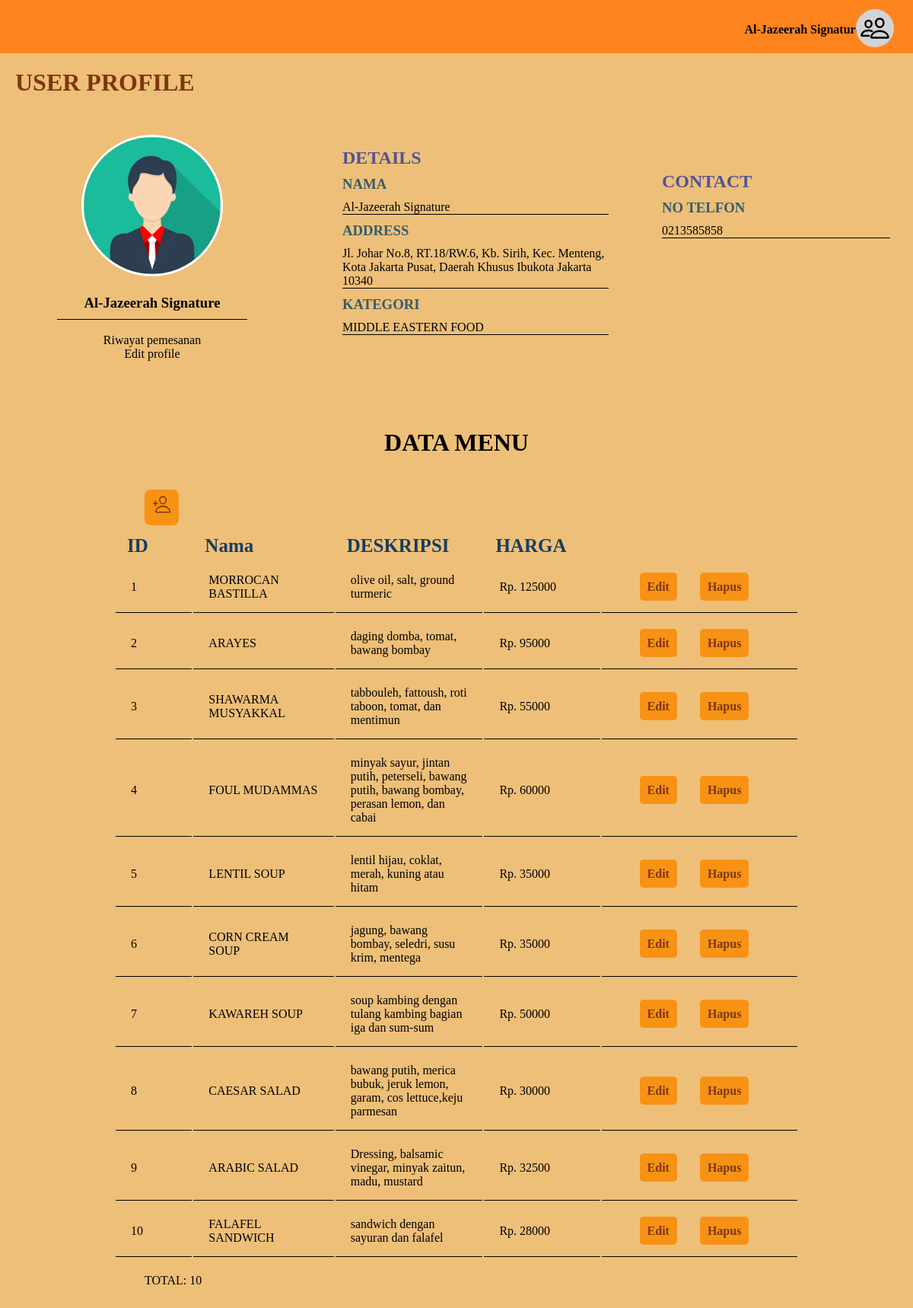
/resto/aljazeerah.php, run on the app's committed database.
### tables this page shows
CREATE TABLE `presto` (
  `ID` int(50) NOT NULL,
  `NAMA` varchar(255) NOT NULL,
  `ALAMAT` varchar(255) NOT NULL,
  `NOTELFON` varchar(50) NOT NULL,
  `KATEGORI` varchar(50) NOT NULL
);

CREATE TABLE `aljazeerah` (
  `ID` int(50) NOT NULL,
  `NAMA` varchar(255) NOT NULL,
  `DESKRIPSI` varchar(255) NOT NULL,
  `HARGA` int(50) NOT NULL
);

### admin/config.php (called while the page is built, shortened)
<?php
	$server = "localhost";
	$user = "root";
	$password = "";
	$nama_database = "bifood";
	$db = mysqli_connect($server, $user, $password, $nama_database);
		$test10 = mysqli_query($db, "SELECT * FROM presto WHERE ID = 10");
?>

### resto/aljazeerah.php (the view, shortened to what this page needs)
<!DOCTYPE html>
<html lang="en">
<head>
    <link rel="stylesheet" type="text/css" href="../css/home.css">
    <link rel="stylesheet" type="text/css" href="../css/uprofile.css">
    <link rel="stylesheet" type="text/css" href="../css/menuprof.css">
</head>
<body>
    <header>
        <div class="prof">
            <ul>
                <li>
                    <h4 class="uy">
                    <?php
                    include("../admin/config.php");
                    while($presto = mysqli_fetch_array($test10)){
                        echo "$presto[1]";
                    }
                    ?>
                    </h4>
                    <p><ion-icon name="people-outline"></ion-icon></p>
                </li>
            </ul>
        </div>
    </header>
    <div class="container">
        <h1>USER PROFILE</h1>
        <div class="abc">
            <img src="../img/profile.png">
            <h3>
                <?php
                    include("../admin/config.php");
                    while($presto = mysqli_fetch_array($test10)){
                        echo "$presto[1]";
                    }
                ?>
            </h3><br>
            <a href="aljazeerah/listpemesanan.php">Riwayat pemesanan</a><br>
            <a href="../admin/listuser.php">Edit profile</a>
        </div>
        <div class="efg">
            <h2>DETAILS</h2>
            <h3>NAMA</h3>
            <p>
                <?php
                    include("../admin/config.php");
                    while($presto = mysqli_fetch_array($test10)){
                        echo "$presto[1]";
                    }
                ?>
            </p>
            <h3>ADDRESS</h3>
            <p>
                <?php
                    include("../admin/config.php");
                    while($presto = mysqli_fetch_array($test10)){
                        echo "$presto[2]";
                    }
                ?>
            </p>
            <h3>KATEGORI</h3>
            <p>
                <?php
                    include("../admin/config.php");
                    while($presto = mysqli_fetch_array($test10)){
                        echo "$presto[4]";
                    }
                ?>
            </p>
        </div>
        <div class="hij">
            <h2>CONTACT</h2>
            <h3>NO TELFON</h3>
            <p>
                <?php
                    include("../admin/config.php");
                    while($presto = mysqli_fetch_array($test10)){
                        echo "$presto[3]";
                    }
                ?>
            </p>
        </div>
    </div>
    <div class="menu">
    <h1>DATA MENU</h1>
    <nav>
		<a href="aljazeerah/form_tambah.php"><ion-icon name="person-add-outline"></ion-icon></a>
	</nav>
    <table>
		<thead>
			<tr>
				<th>ID</th>
				<th>Nama</th>
				<th>DESKRIPSI</th>
				<th>HARGA</th>
			</tr>
		</thead>
		<tbody>
			<?php
				$sql = "SELECT * FROM aljazeerah";
				$query = mysqli_query($db, $sql);
				while($aljazeerah = mysqli_fetch_array($query)){
					echo "<tr>";
					echo "<td>".$aljazeerah['ID']."</td>";
					echo "<td>".$aljazeerah['NAMA']."</td>";
					echo "<td>".$aljazeerah['DESKRIPSI']."</td>";
					echo "<td> Rp. ".$aljazeerah['HARGA']."</td>";
                    echo "<td>";
					echo "<a href='aljazeerah/form_edit.php?ID=".$aljazeerah['ID']."'>Edit</a>";
                    echo "<a href='aljazeerah/hapus.php?ID=".$aljazeerah['ID']."' onClick=\"return confirm('yakin?');\">Hapus</a>";
					echo "</tr>";
				}
			?>
		</tbody>
	</table>
	<p class="total">TOTAL: <?php echo mysqli_num_rows($query) ?></p>
    </div>
</body>
</html>

### css/home.css (style rules this page uses)
* { margin: 0; padding: 0; }
html { scroll-behavior: smooth; }
body { background-color: #EEBF78; }
header { width: 100%; height: 50px; background-color: #FD841F; text-align: center; padding-top: 10px; padding-bottom: 10px; }
.prof ul li { display: inline-block; cursor: pointer; }
.prof p ion-icon { font-size: 40px; margin-left: 100px; margin-top: -60px; padding: 5px; border-radius: 50%; -webkit-border-radius: 50%; -moz-border-radius: 50%; -ms-border-radius: 50%; -o-border-radius: 50%; background-color: lightgrey; }
.prof { margin-left: 1000px; margin-top: -25px; }
.uy { margin-left: -90px; }

### css/uprofile.css (style rules this page uses)
* { margin: 0; padding: 0; }
.prof { margin-top: 20px; }
.container h1 { font-family: 'Goudy Old Style'; color: #7E370C; padding: 20px 20px; }
.abc { width: 300px; text-align: center; margin-left: 50px; margin-top: 30px; }
.abc img { width: 180px; border-radius: 50%; -webkit-border-radius: 50%; -moz-border-radius: 50%; -ms-border-radius: 50%; -o-border-radius: 50%; border: 3px solid white; margin-bottom: 20px; }
.abc h3 { border-bottom: 1px solid #000; width: 250px; margin-left: 25px; padding-bottom: 10px; }
.abc a { text-decoration: none; margin-top: 20px; color: black; }
.efg { margin-left: 450px; margin-top: -280px; width: 350px; }
.efg h2 { font-family: tahoma; color: rgb(83, 83, 148); }
.efg h3 { font-family: tahoma; color: rgb(55, 90, 111); margin-bottom: 10px; margin-top: 10px; }
.efg p { border-bottom: 1px solid #000; }
.hij { width: 300px; margin-left: 870px; margin-top: -215px; }
.hij h2 { font-family: tahoma; color: rgb(83, 83, 148); }
.hij h3 { font-family: tahoma; color: rgb(55, 90, 111); margin-bottom: 10px; margin-top: 10px; }
.hij p { border-bottom: 1px solid #000; }

### css/menuprof.css (style rules this page uses)
.menu { margin-top: 250px; }
.menu h1 { text-align: center; }
nav { margin-top: 50px; margin-left: 190px; }
.total { margin-top: 20px; margin-left: 190px; padding-bottom: 50px; }
nav a { text-decoration: none; font-size: 25px; padding: 10px 10px; background-color: rgb(248, 146, 21); color: #7E370C; border-radius: 8px; -webkit-border-radius: 8px; -moz-border-radius: 8px; -ms-border-radius: 8px; -o-border-radius: 8px; }
table { margin-top: 20px; width: 900px; margin-left: auto; margin-right: auto; }
thead th { font-weight: bold; font-size: 25px; text-align: left; padding-left: 15px; color: rgb(23, 61, 95); }
tbody td { border-bottom: 1px solid #000; padding: 20px 20px; padding-bottom: 15px; width: 9000px; }
tbody td a { margin-left: 30px; }
tbody a { text-decoration: none; margin-left: 15px; padding: 10px; margin-bottom: 5px; border-radius: 5px; -webkit-border-radius: 5px; -moz-border-radius: 5px; -ms-border-radius: 5px; -o-border-radius: 5px; background-color: rgb(248, 146, 21); color: #7E370C; cursor: pointer; font-weight: bold; }

### data on the page
presto: NAMA "Al-Jazeerah Signature", ALAMAT "Jl. Johar No.8, RT.18/RW.6, Kb. Sirih, Kec. Menteng, Kota Jakarta Pusat, Daerah Khusus Ibukota Jakarta 10340", KATEGORI "MIDDLE EASTERN FOOD", NOTELFON "0213585858"
aljazeerah: ID "1", NAMA "MORROCAN BASTILLA", DESKRIPSI "olive oil, salt, ground turmeric", HARGA "125000"
aljazeerah: ID "2", NAMA "ARAYES", DESKRIPSI "daging domba, tomat, bawang bombay", HARGA "95000"
aljazeerah: ID "3", NAMA "SHAWARMA MUSYAKKAL", DESKRIPSI "tabbouleh, fattoush, roti taboon, tomat, dan mentimun", HARGA "55000"
aljazeerah: ID "4", NAMA "FOUL MUDAMMAS", DESKRIPSI "minyak sayur, jintan putih, peterseli, bawang putih, bawang bombay, perasan lemon, dan cabai", HARGA "60000"
aljazeerah: ID "5", NAMA "LENTIL SOUP", DESKRIPSI "lentil hijau, coklat, merah, kuning atau hitam", HARGA "35000"
aljazeerah: ID "6", NAMA "CORN CREAM SOUP", DESKRIPSI "jagung, bawang bombay, seledri, susu krim, mentega", HARGA "35000"
aljazeerah: ID "7", NAMA "KAWAREH SOUP", DESKRIPSI "soup kambing dengan tulang kambing bagian iga dan sum-sum", HARGA "50000"
aljazeerah: ID "8", NAMA "CAESAR SALAD", DESKRIPSI "bawang putih, merica bubuk, jeruk lemon, garam, cos lettuce,keju parmesan", HARGA "30000"
aljazeerah: ID "9", NAMA "ARABIC SALAD", DESKRIPSI "Dressing, balsamic vinegar, minyak zaitun, madu, mustard", HARGA "32500"
aljazeerah: ID "10", NAMA "FALAFEL SANDWICH", DESKRIPSI "sandwich dengan sayuran dan falafel", HARGA "28000"

### other printed values
mysqli_num_rows($query) "10"
